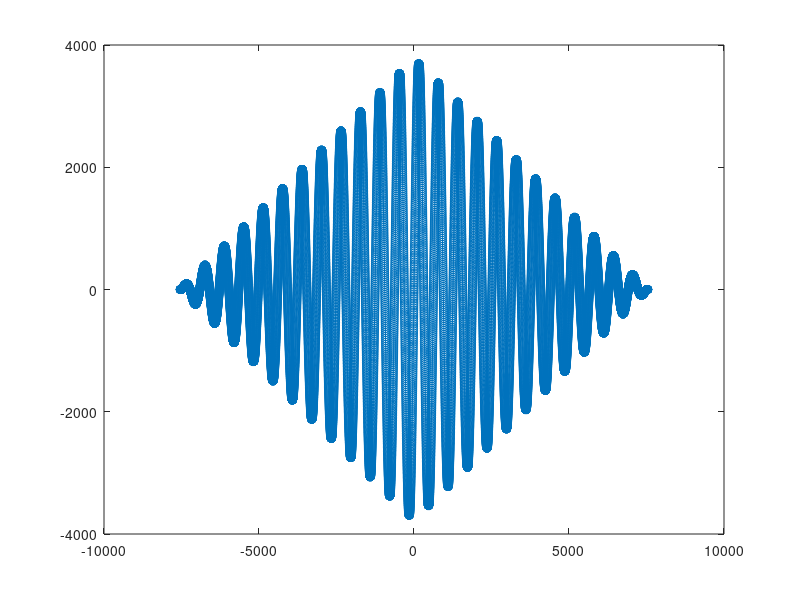

This figure's MATLAB source:
x=0:0.01:24*pi;
y1=sin(x);
y2=sin(x+pi/2);
[r,lags] = xcov(y1(:),y2(:));
figure
plot(lags,r,'-o');
[Y,I] = max(r);
Y, I=I-length(x)
[Y,I] = min(r);
Y, I=I-length(x)
